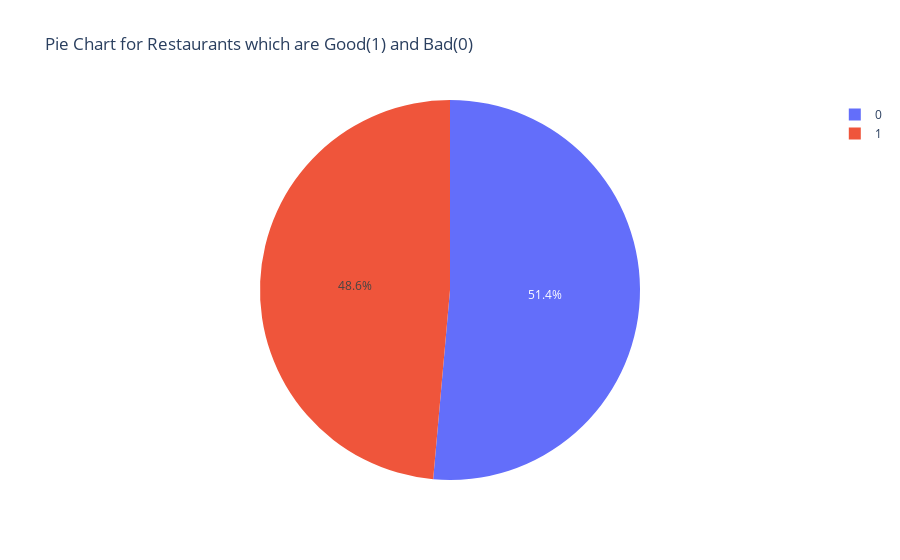

The notebook cell saved with this chart:
### Code cell
fig2 = px.pie(train_val_restaurants, values=x, names=labels,title='Pie Chart for Restaurants which are Good(1) and Bad(0)')
fig2.show()

### Figure 1 — Plotly figure (JSON) as saved in the notebook; plotly's stock layout.template omitted (floating-point values rounded to 4 significant figures)
{"data": [{"domain": {"x": [0, 1], "y": [0, 1]}, "hovertemplate": "label=%{label}<br>value=%{value}<extra></extra>", "labels": [0, 1], "legendgroup": "", "name": "", "showlegend": true, "type": "pie", "values": [21421, 20244]}], "layout": {"legend": {"tracegroupgap": 0}, "title": {"text": "Pie Chart for Restaurants which are Good(1) and Bad(0)"}}}
